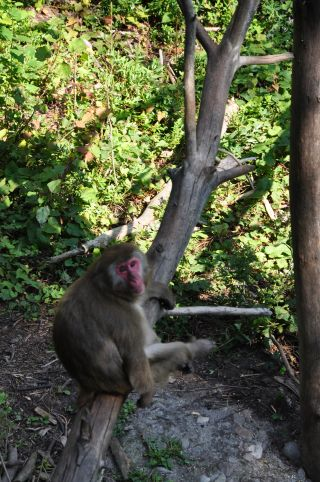
//> input picture OpenCV-Examples/images/baboon1.jpg, 320 x 482 px
$ ./SURF_Homography ../images/baboon1.jpg ../images/baboon2.jpg   (built with g++ and OpenCV 4)
//> lines starting //> are read from the running program, lines starting //| are printed output that depends on the picture
//OpenCV sample
/**
 * @file SURF_Homography
 * @brief SURF detector + descriptor + FLANN Matcher + FindHomography
 * @author A. Huaman
 */

#include <stdio.h>
#include <iostream>
#include "opencv2/core/core.hpp"
#include "opencv2/features2d/features2d.hpp"
#include "opencv2/highgui/highgui.hpp"
#include "opencv2/calib3d/calib3d.hpp"
#include "opencv2/nonfree/features2d.hpp"

using namespace cv;
using namespace std;

void readme();

/**
 * @function main
 * @brief Main function
 */
int main( int argc, char** argv )
{
  if( argc != 3 )
  { readme(); return -1; }

  Mat img_object = imread( argv[1], CV_LOAD_IMAGE_GRAYSCALE );
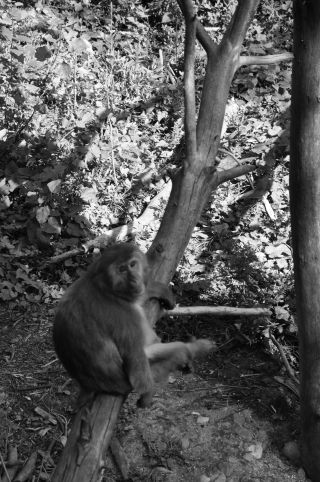
//> img_object: 482 rows x 320 cols, CV_8UC1; min 0, max 255, mean 87.2
  Mat img_scene = imread( argv[2], CV_LOAD_IMAGE_GRAYSCALE );
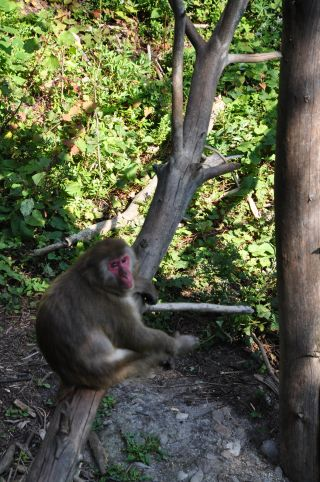
//> input picture OpenCV-Examples/images/baboon2.jpg, 320 x 482 px
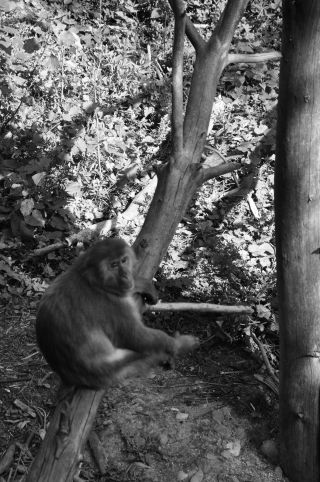
//> img_scene: 482 rows x 320 cols, CV_8UC1; min 0, max 255, mean 88.9

  if( !img_object.data || !img_scene.data )
  { std::cout<< " --(!) Error reading images " << std::endl; return -1; }

  //-- Step 1: Detect the keypoints using SURF Detector
  int minHessian = 400;

//> (the run ends here: the program needs code that is not available in this run, at `SurfFeatureDetector detector( minHessian );`)
